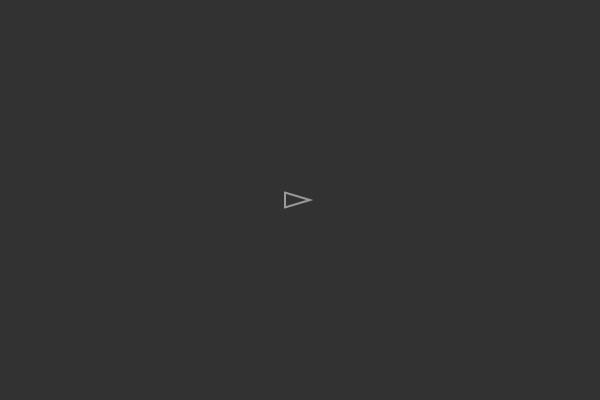
Frame 1 (no input)
Frame 60 (no input): identical to frame 1, image omitted
Frame 120 (the mouse pressed at the canvas centre since frame 60): identical to frame 1, image omitted

The p5.js sketch that drew this single still picture (run headless with seeded random() and noise() and a simulated clock; from frame 60 on, the mouse is pressed at the canvas centre):

// p5.js sketch
// ── sketch.js
let ship;

function setup() {
  createCanvas(600, 400);
  // put setup code here
  ship = new Ship();
}

function draw() {
  // put drawing code here
  background(50);

  if (keyIsDown(UP_ARROW) || keyIsDown(LEFT_ARROW)) {
    ship.angle -= 0.1;
  }
  if (keyIsDown(DOWN_ARROW) || keyIsDown(RIGHT_ARROW)) {
    ship.angle += 0.1;
  }

  ship.update();
  ship.edges();
  ship.show();
}

function keyPressed(value) {
  if (value.code === 'Space') {
    ship.vel.mult(0);
    ship.applyForce(p5.Vector.fromAngle(ship.angle, 2));
  }

  if (value.key === 'z') {
    ship.shootBall();
  }
}

// ── Ship.js
class Ship {
  constructor() {
    this.pos = createVector(width / 2, height / 2);
    this.vel = createVector();
    this.acc = createVector();
    this.angle = 0;
    this.balls = [];
  }

  update() {
    this.vel.add(this.acc);
    this.vel.limit(5);
    this.pos.add(this.vel);
    this.acc.mult(0);
  }

  show() {
    push();
    noFill();
    stroke(155);
    strokeWeight(2);
    translate(this.pos.x, this.pos.y);
    rotate(this.angle);
    triangle(-15, -15 / 2, -15, 15 / 2, 10, 0);
    pop();

    if (this.balls.length) {
      for (let i = 0; i < this.balls.length; i++) {
        const ball = this.balls[i];
        this.checkBallEdge(ball, i);
        push();
        stroke(255);
        fill(255);
        strokeWeight(5);
        point(ball.x, ball.y);
        pop();
        ball.add(ball.angle);
      }
    }
  }

  applyForce(force) {
    this.acc.add(force);
  }

  edges() {
    if (this.pos.x > width) {
      this.pos.x = 0;
    }
    if (this.pos.x < 0) {
      this.pos.x = width;
    }

    if (this.pos.y > height) {
      this.pos.y = 0;
    }
    if (this.pos.y < 0) {
      this.pos.y = height;
    }
  }

  shootBall() {
    const vec = createVector(this.pos.x, this.pos.y);
    vec.angle = p5.Vector.fromAngle(this.angle, 3);
    this.balls.push(vec);
  }

  checkBallEdge(ball, index) {
    if (ball.x > width) {
      this.balls.splice(index, 1);
      return;
    }
    if (ball.x < 0) {
      this.balls.splice(index, 1);
      return;
    }

    if (ball.y > height) {
      this.balls.splice(index, 1);
      return;
    }
    if (ball.y < 0) {
      this.balls.splice(index, 1);
    }
  }
}
